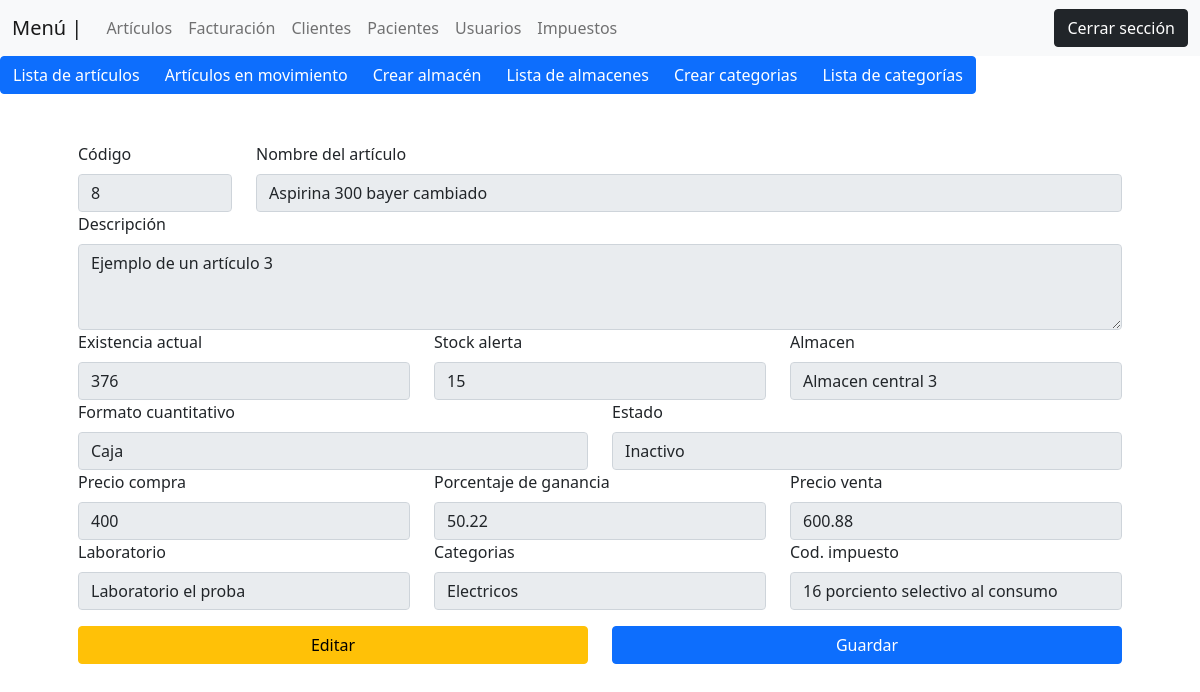
The app's page /views/ver_articulos.php?id=8 (signed in) with its own data.
### tables this page shows
CREATE TABLE `articulos` (
  `id` int(11) NOT NULL,
  `nombre` varchar(100) NOT NULL,
  `descripcion` text DEFAULT NULL,
  `existencia` float NOT NULL DEFAULT 0,
  `stock` float NOT NULL DEFAULT 0,
  `cantidad_disponible` float NOT NULL DEFAULT 0,
  `cantidad_en_movimiento` int(7) NOT NULL DEFAULT 0,
  `almacen` int(2) DEFAULT NULL,
  `fcc` varchar(100) DEFAULT NULL,
  `fcv` varchar(100) NOT NULL,
  `status` varchar(10) NOT NULL DEFAULT 'Activo',
  `categoria` varchar(100) DEFAULT NULL,
  `precio_compra` float DEFAULT NULL,
  `precio_venta` float NOT NULL,
  `codigo_impuesto` int(2) DEFAULT NULL,
  `casa_productora` varchar(100) DEFAULT NULL,
  `fecha_creacion` timestamp NOT NULL DEFAULT current_timestamp() ON UPDATE current_timestamp(),
  `creado_por` varchar(100) DEFAULT NULL,
  `fecha_modificacion` date DEFAULT NULL,
  `modificado_por` varchar(100) DEFAULT NULL,
  `fecha_borrado` date DEFAULT NULL,
  `borrado_por` varchar(100) DEFAULT NULL
);

CREATE TABLE `almacenes` (
  `id` int(11) NOT NULL,
  `nombre` varchar(100) NOT NULL,
  `descripcion` text NOT NULL,
  `creado_por` varchar(100) NOT NULL,
  `fecha_creacion` timestamp NOT NULL DEFAULT current_timestamp() ON UPDATE current_timestamp(),
  `fecha_modificacion` date DEFAULT NULL,
  `modificado_por` varchar(100) DEFAULT NULL,
  `fecha_borrado` date DEFAULT NULL,
  `borrado_por` varchar(100) DEFAULT NULL
);

CREATE TABLE `categorias` (
  `id` int(11) NOT NULL,
  `nombre` varchar(100) NOT NULL,
  `descripcion` text NOT NULL,
  `fecha_creacion` int(11) NOT NULL,
  `creado_por` varchar(50) NOT NULL,
  `fecha_modificacion` date DEFAULT NULL,
  `modificado_por` varchar(100) DEFAULT NULL,
  `fecha_borrado` date DEFAULT NULL,
  `borrado_por` varchar(100) DEFAULT NULL
);

CREATE TABLE `impuestos` (
  `id` int(11) NOT NULL,
  `nombre` varchar(100) NOT NULL,
  `tipo` varchar(100) NOT NULL,
  `porcentaje` int(10) DEFAULT NULL,
  `creado_por` varchar(50) NOT NULL,
  `fecha_creacion` timestamp NOT NULL DEFAULT current_timestamp() ON UPDATE current_timestamp(),
  `modificado_por` varchar(100) DEFAULT NULL,
  `fecha_modificacion` date DEFAULT NULL,
  `borrado_por` varchar(100) DEFAULT NULL,
  `fecha_borrado` date DEFAULT NULL
);

### views/ver_articulos.php (the view, shortened to what this page needs)
<?php
include('plantilla/menu_top.php');
include('plantilla/menu_articulos.php');
include('../backend/inventario/listas_articulos.php');
$id= $_GET["id"];
$consulta_id = "SELECT * from articulos where id = $id ";
$query_id = $conexion->query($consulta_id);
$articulo = $query_id->fetch_assoc();
?>
<form action="../backend/inventario/modificar_articulo.php" method="post">
<div class="container p-5">
    <div class="col-md-12">
        <div class="row">
            <div class="col-md-2">
                <label for="exampleFormControlInput1" class="form-label">Código</label>
                <input type="text" class="form-control"  disabled value= "<?php echo $articulo["id"] ?>" id="exampleFormControlInput1" placeholder="000005">
            </div>
            <div class="col-md-10 ">
                <label for="exampleFormControlInput1" class="form-label">Nombre del artículo</label>
                <input type="text" class="form-control acti" name="nombre" required disabled value= "<?php echo $articulo["nombre"] ?>" name="nombre" id="exampleFormControlInput1" placeholder="Ej; Aspirina 200ml">
            </div>
            <div class="col-md-12">
                <label for="exampleFormControlTextarea1" class="form-label">Descripción</label>
                <textarea class="form-control acti"disabled name="descripcion" required  id="exampleFormControlTextarea1" rows="3"><?php echo $articulo["descripcion"] ?></textarea>
            </div>
            <div class="col-md-4">
                <label for="exampleFormControlInput1" class="form-label">Existencia actual</label>
                <input type="Number" name="existencia" disabled value= "<?php echo $articulo["existencia"] ?>"  class="form-control" placeholder="Cantidad que existe actualmente">
            </div>
            <div class="col-md-4">
                <label for="exampleFormControlInput1"  class="form-label">Stock alerta</label>
                <input type="Number" name="stock" required disabled class="form-control acti" value= "<?php echo $articulo["stock"] ?>"  placeholder="Stock">
            </div>
            <div class="col-md-4">
                <label for="exampleFormControlInput1" class="form-label">Almacen</label>
                <?php
                    $id_almacen = $articulo['almacen'] ;
                    $consulta_almacen_id = "SELECT * from almacenes where id =  $id_almacen";
                    $query_id = $conexion->query($consulta_almacen_id);
                    $resultado_almacen_id = $query_id->fetch_assoc();
                ?>
                <select class="form-control acti"  disabled name="almacen" id="">
                    <option value="<?php echo $articulo["almacen"] ?>"><?php echo $resultado_almacen_id["nombre"] ?></option>
                </select>
            </div>
            <div class="col-md-6">
                <label for="exampleFormControlInput1" class="form-label">Formato cuantitativo</label>
                <select class="form-control acti" disabled name="fcv" id="">
                    <option value="<?php echo $articulo["fcv"] ?>"><?php echo $articulo["fcv"] ?></option>
                </select>
            </div>
            <div class="col-md-6">
                <label for="exampleFormControlInput1" class="form-label">Estado</label>
                <select class="form-control acti" disabled name="estado" id="">
                    <option value="<?php echo $articulo["status"] ?>"><?php echo $articulo["status"] ?></option>
                </select>
            </div>
            <div class="col-md-4">
                <label for="exampleFormControlInput1" class="form-label">Precio compra</label>
                <input type="Number" disabled id="precio_compra" name="precio_c"   step="0.01" value="<?php echo $articulo['precio_compra'] ?>" class="form-control acti" placeholder="0.00">
            </div>
            <div class="col-md-4">
                <label for="exampleFormControlInput1" class="form-label">Porcentaje de ganancia</label>
                <?php
                    $ganancia = $articulo['precio_venta'] - $articulo['precio_compra'] ;
                    $porciento =$ganancia/ $articulo['precio_compra'] * 100;
                ?>
                <input type="Number" disabled  id="porciento" step="0.01" value="<?php echo $porciento?>" class="form-control acti" placeholder="0.00">
            </div>
            <div class="col-md-4">
                <label for="exampleFormControlInput1" class="form-label">Precio venta</label>
                <input type="Number" disabled id="venta_visible" step="0.01"  value="<?php echo $articulo['precio_venta'] ?>" class="form-control" placeholder="0.00">
            </div>
            <div class="col-md-4">
                <label for="exampleFormControlInput1" class="form-label">Laboratorio</label>
                <input type="Text" disabled value="<?php echo $articulo["casa_productora"] ?>"  name="casa_productora" class="form-control acti" placeholder="Casa productora o laboratorio">
            </div>
            <div class="col-md-4">
                <label for="exampleFormControlInput1" class="form-label">Categorias</label>
                <select class="form-control acti"  disabled name="categoria" id="">
                <?php
                    $id_categoria = $articulo['categoria'] ;
                    $consulta_categoria_id = "SELECT * from categorias where id = $id_categoria";
                    $query_id = $conexion->query($consulta_categoria_id);
                    $resultado_categoria_id = $query_id->fetch_assoc();
                ?>
                    <option value="<?php echo $resultado_categoria_id["id"] ?>"><?php echo $resultado_categoria_id["nombre"] ?></option>
                </select>
            </div>
            <div class="col-md-4">
                <label for="exampleFormControlInput1" class="form-label">Cod. impuesto</label>
                <?php
                    $id_impuesto = $articulo['codigo_impuesto'] ;
                    $consulta_impuesto_id = "SELECT * from impuestos where id =  $id_impuesto";
                    $query_impuesto_id = $conexion->query($consulta_impuesto_id);
                    $resultado_impuesto_id = $query_impuesto_id->fetch_assoc();
                ?>
                <select class="form-control acti"  disabled name="impuesto" id="">
                    <option value="<?php echo $resultado_impuesto_id["id"] ?>"><?php echo $resultado_impuesto_id["nombre"] ?></option>
                </select>
            </div>
            <br>
            <div class="col-md-6 mt-3" id="editar">
                <a class= "btn btn-warning col-md-12">Editar</a>
            </div>
            <div class="col-md-6 mt-3">
                <button class= "btn btn-primary col-md-12">Guardar</button>
            </div>
        </div>
    </div>
</div>
</form>

### records on screen
articulos: id "8", nombre "Aspirina 300 bayer cambiado", descripcion "Ejemplo de un artículo 3", existencia "376", stock "15", fcv "Caja", estado "Inactivo", precio_c "400", precio_venta+precio_compra "50.22", precio_venta "600.88", casa_productora "Laboratorio el proba"
almacenes: almacen "Almacen central 3"
categorias: categoria "Electricos"
impuestos: impuesto "16 porciento selectivo al consumo"
